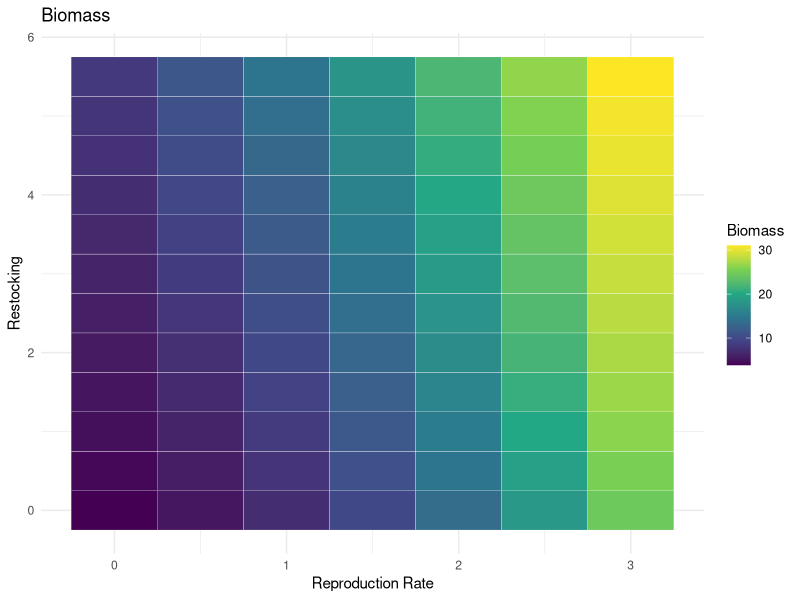
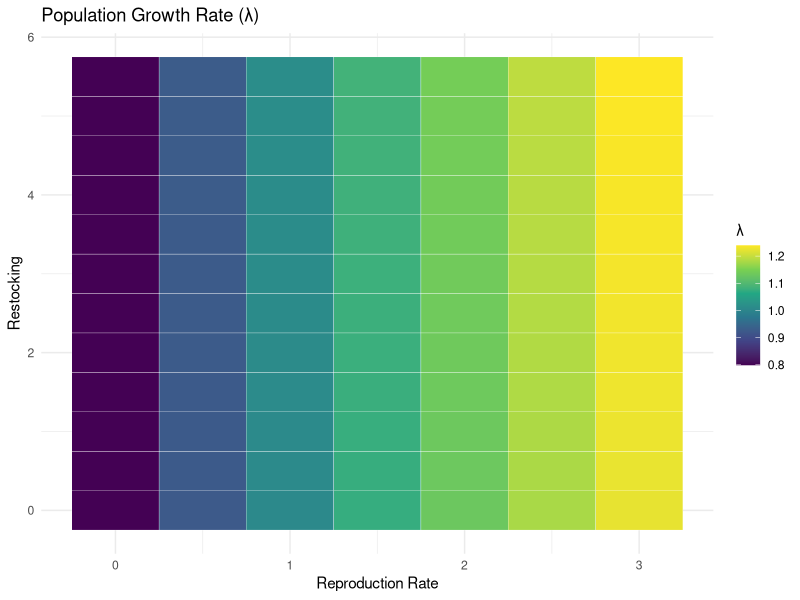

R code for these plots, in order:
library(ggplot2)


# Parameters
juvenile_mortality <- 0.9 / 2
subadult_mortality <- 0.54 / 2
adult_mortality <- 0.33 / 2

juvenile_survival_rate <- 1 - juvenile_mortality
subadult_survival_rate <- 1 - subadult_mortality
adult_survival_rate <- 1 - adult_mortality

juvenile_to_subadult_rate <- 1
subadult_to_adult_rate <- 0.5

carrying_capacity <- 68
time_steps <- 200
burn_in_time <- 100

# Fishing values
F_current_instantaneous <- 0.09 
F_current_discrete <- (1 - exp(-F_current_instantaneous)) / 2
F_current_discrete_juv <- 0.01

# Parameter ranges
reproduction_rate_values <- seq(0, 3, by = 0.5)
restocking_values <- seq(0, 5.5, by = 0.5)



# Store results
results <- expand.grid(reproduction_rate = reproduction_rate_values,
                       restocking = restocking_values)
results$biomass <- NA
results$eigenvalue <- NA




# Loop through parameter combinations
for (i in 1:nrow(results)) {
  reproduction_rate <- results$reproduction_rate[i]
  reproduction_rate_2 <- 0.75 * reproduction_rate
  restocking <- results$restocking[i]
  
  juvenile <- numeric(time_steps)
  subadult <- numeric(time_steps)
  adult <- numeric(time_steps)
  
  juvenile[1] <- 10
  subadult[1] <- 10
  adult[1] <- 10
  
  for (t in 2:time_steps) {
    
    # Total population for density-dependence
    total_population <- juvenile[t-1] + subadult[t-1] + adult[t-1]
    
    # Burn-in or after
    if (t <= burn_in_time) {
      F_adults_current <- F_current_discrete
      F_juveniles_current <- F_current_discrete_juv
      restocked_fish <- 0
    } else {
      F_adults_current <- 0.5
      F_juveniles_current <- 0.5
      restocked_fish <- if (t %% 2 == 0) restocking else 0
    }
    
    # Reproduction (even/odd time steps alternate rates)
    if (total_population > 0) {
      reproduced_juveniles <- if (t %% 2 == 0) {
        adult[t-1] * reproduction_rate * (1 - total_population / carrying_capacity)
      } else {
        adult[t-1] * reproduction_rate_2 * (1 - total_population / carrying_capacity)
      }
    } else {
      reproduced_juveniles <- 0
    }
    
    # Juveniles
    juvenile[t] <- reproduced_juveniles +
      juvenile[t-1] * juvenile_survival_rate * (1 - F_juveniles_current) -
      juvenile_to_subadult_rate * juvenile[t-1]
    
    juvenile[t] <- max(juvenile[t], 0)
    
    # Subadults (get restocked fish here)
    restocked_subadult <- restocked_fish + (2.35 * (1 - restocked_fish / carrying_capacity))
    
    subadult[t] <- subadult[t-1] * subadult_survival_rate * (1 - F_adults_current) +
      juvenile_to_subadult_rate * juvenile[t-1] -
      subadult_to_adult_rate * subadult[t-1] +
      restocked_subadult
    
    subadult[t] <- max(subadult[t], 0)
    
    # Adults
    adult[t] <- adult[t-1] * adult_survival_rate * (1 - F_adults_current) +
      subadult_to_adult_rate * subadult[t-1]
    
    adult[t] <- max(adult[t], 0)
  }
  
  # Total
  total_biomass <- juvenile + subadult + adult
  
  # Eigenvalue
  transition_matrix <- matrix(c(
    - (restocking / carrying_capacity), 0, reproduction_rate,  # Juvenile production
    juvenile_survival_rate * (1 - F_current_discrete_juv) * juvenile_to_subadult_rate + 
      (restocking + (2.35 * (1 - restocking / carrying_capacity))) / carrying_capacity, 0, 0,
    0, subadult_survival_rate * subadult_to_adult_rate, adult_survival_rate * (1 - F_current_discrete)
  ), nrow = 3, byrow = TRUE)
  
  eigenvalues <- eigen(transition_matrix)$values
  dominant_eigenvalue <- max(Re(eigenvalues))  # Take the real part
  
  # Save results
  results$biomass[i] <- mean(total_biomass[(time_steps - 19):time_steps])
  results$eigenvalue[i] <- dominant_eigenvalue
}



### Plotting



# Relative biomass
ggplot(results, aes(x = reproduction_rate, y = restocking, fill = biomass)) +
  geom_tile(color = "white") +
  scale_fill_viridis_c() +
  labs(title = "Biomass",
       x = "Reproduction Rate",
       y = "Restocking",
       fill = "Biomass") +
  theme_minimal()

# Lambda (growth rate)
ggplot(results, aes(x = reproduction_rate, y = restocking, fill = eigenvalue)) +
  geom_tile(color = "white") +
  scale_fill_viridis_c() +
  labs(title = "Population Growth Rate (λ)",
       x = "Reproduction Rate",
       y = "Restocking",
       fill = "λ") +
  theme_minimal()
